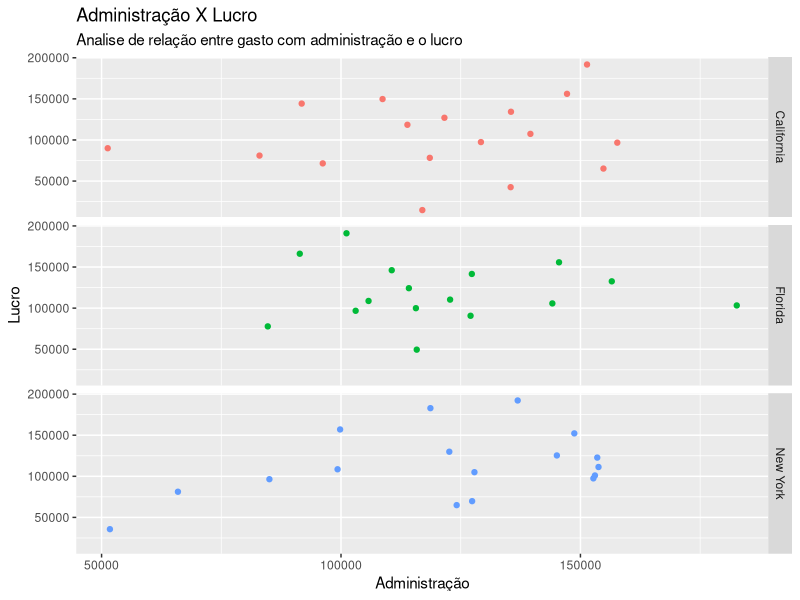
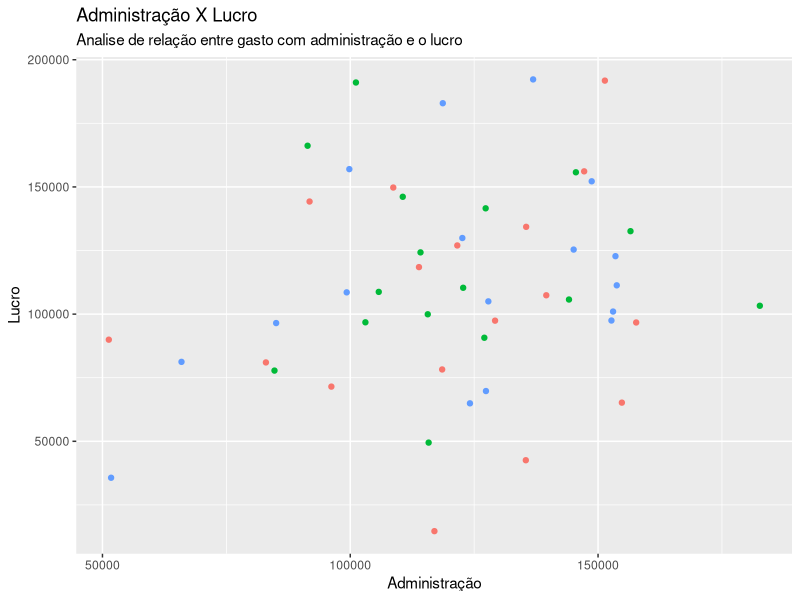
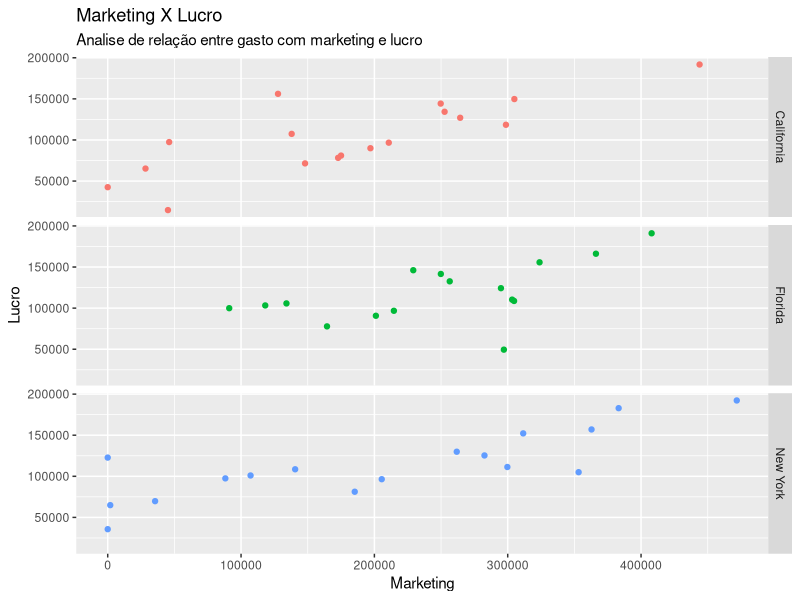
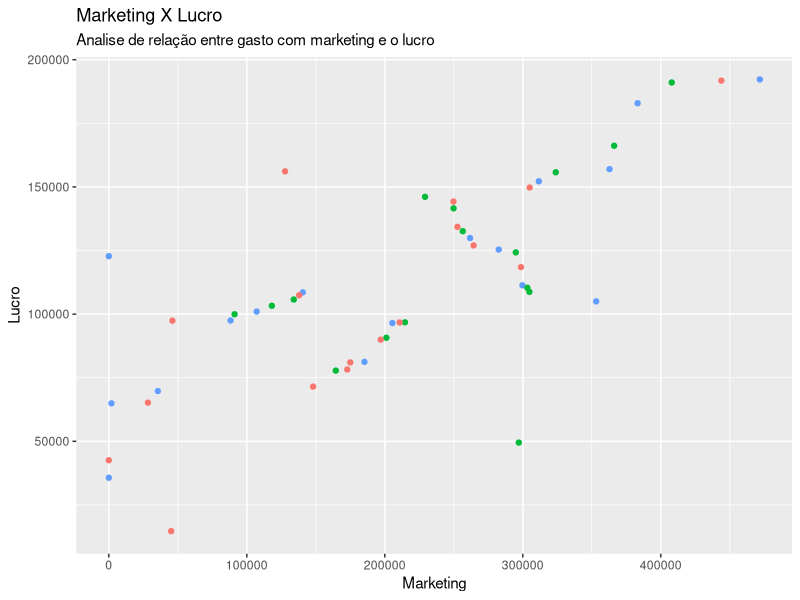
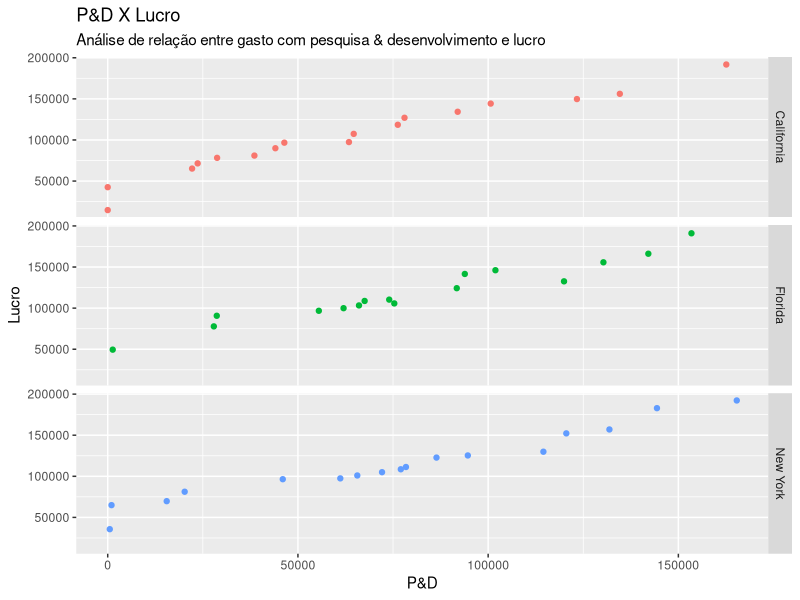
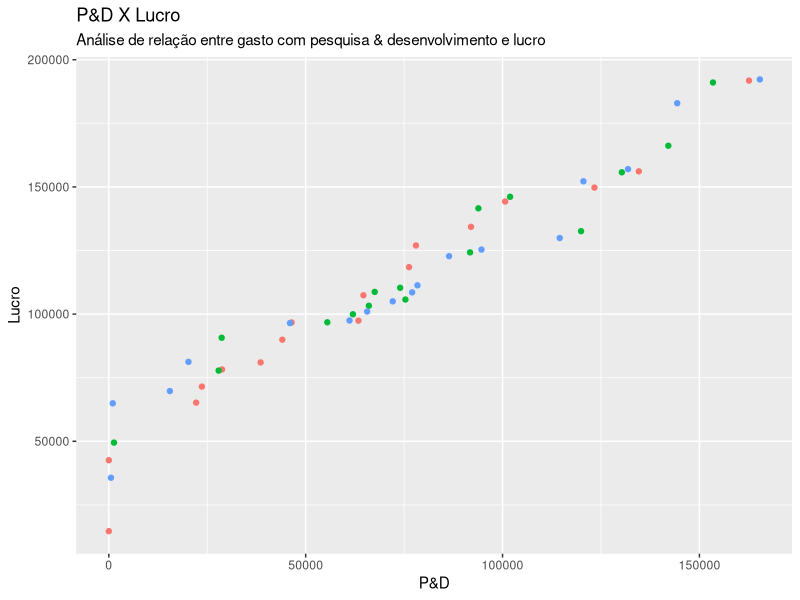
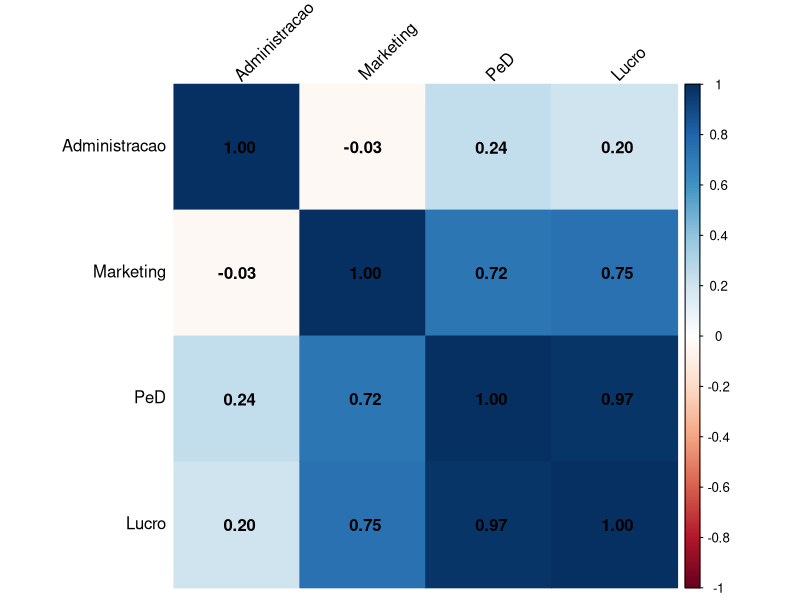
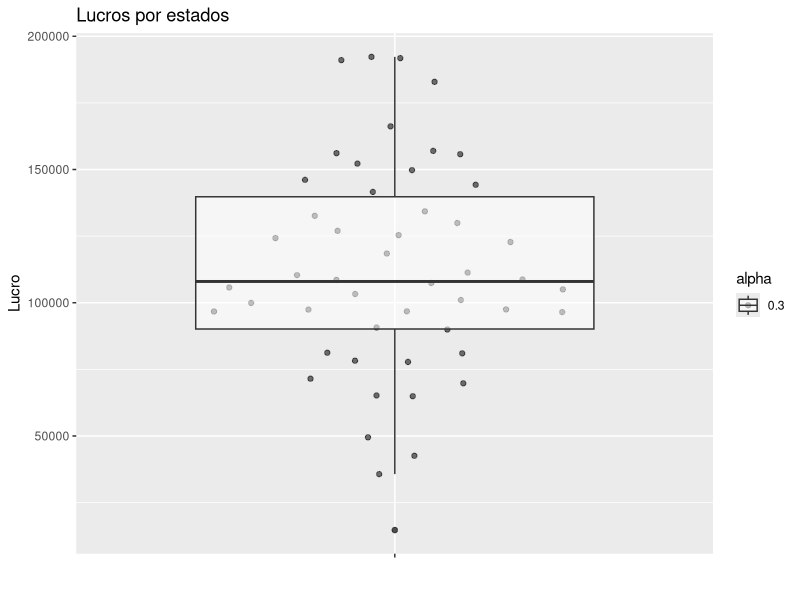

Write the R code that produced these figures, in order.
## ---- chunk 1
library(tidyverse)
library(ggbeeswarm)
library(ggplot2)
library(corrplot)
library(caTools)
library(lmtest)
library(car)

knitr::opts_chunk$set(tidy = FALSE, fig.width = 8, fig.height = 6, echo = TRUE)

options(scipen = 999)

dataset = read_csv(here::here("data/50_startups.csv"),
                 col_types = "dddcd")

names(dataset)[names(dataset) == 'ReD'] <- 'PeD'
names(dataset)[names(dataset) == 'Administration'] <- 'Administracao'
names(dataset)[names(dataset) == 'State'] <- 'Estado'
names(dataset)[names(dataset) == 'Profit'] <- 'Lucro'
## ---- chunk 2
ggplot(data = dataset) +
    theme(legend.position="none")+
    geom_point(aes(x = Administracao, y = Lucro, color = Estado)) +
    facet_grid(Estado ~ .) +
    labs(x = "Administração", y = "Lucro", title = "Administração X Lucro", subtitle =  "Analise de relação entre gasto com administração e o lucro")
## ---- chunk 3
ggplot(data = dataset) +
    theme(legend.position="none")+
    geom_point(aes(x = Administracao, y = Lucro, color = Estado))+
    labs(x = "Administração", y = "Lucro", title = "Administração X Lucro", subtitle =  "Analise de relação entre gasto com administração e o lucro")
## ---- chunk 4
ggplot(data = dataset) +
    theme(legend.position="none")+
    geom_point(aes(x = Marketing, y = Lucro, color = Estado))+
    facet_grid(Estado ~ .) +
    labs(x = "Marketing", y = "Lucro", title = "Marketing X Lucro", subtitle =  "Analise de relação entre gasto com marketing e lucro")
## ---- chunk 5
ggplot(data = dataset) +
    theme(legend.position="none")+
    geom_point(aes(x = Marketing, y = Lucro, color= Estado))+
    labs(x = "Marketing", y = "Lucro", title = "Marketing X Lucro", subtitle =  "Analise de relação entre gasto com marketing e o lucro")
## ---- chunk 6
ggplot(data = dataset) +
    theme(legend.position="none")+
    geom_point(aes(x = PeD, y = Lucro, color = Estado)) +
    facet_grid(Estado ~ .) +
    labs(x = "P&D", y = "Lucro", title = "P&D X Lucro", subtitle =  "Análise de relação entre gasto com pesquisa & desenvolvimento e lucro")
## ---- chunk 7
ggplot(data = dataset) +
    theme(legend.position="none")+
    geom_point(aes(x = PeD, y = Lucro, color = Estado)) +
    labs(x = "P&D", y = "Lucro", title = "P&D X Lucro", subtitle =  "Análise de relação entre gasto com pesquisa & desenvolvimento e lucro")
## ---- chunk 8
numerical_columns = dataset[c("PeD", "Lucro", "Administracao", "Marketing")]
corrplot(cor(numerical_columns), method="color",  
         order="hclust", 
         addCoef.col = "black", 
         tl.col="black", tl.srt=45, 
         sig.level = 0.01, insig = "blank"
         )
## ---- chunk 9
ggplot(data = dataset) +
    geom_quasirandom(aes(x = "" , y = Lucro, alpha = 0.3))+
    geom_boxplot(aes(x = "", y = Lucro, alpha = 0.3))+
    labs(x = "", y = "Lucro", title = "Lucros por estados")
## ---- chunk 10
ggplot(data = dataset) +
    geom_quasirandom(aes(x = Estado, y = Lucro, color = Estado, alpha = 0.3))+
    geom_boxplot(aes(x = Estado, y = Lucro, color = Estado, alpha = 0.3))+
    labs(x = "", y = "Lucro", title = "Lucros por estados")
## ---- chunk 11
dataset$Estado = factor(dataset$Estado,
                       levels = c('New York', 'California', 'Florida'),
                       labels = c(1, 2, 3))

dataset$Estado <- as.numeric(levels(dataset$Estado)[dataset$Estado])
## ---- chunk 12
set.seed(100)
split = sample.split(dataset$Lucro, SplitRatio = 0.8)

training_set = subset(dataset, split == TRUE)
test_set = subset(dataset, split == FALSE)
## ---- chunk 13
regressor = lm(formula = Lucro ~ .,
               data = training_set)
summary(regressor)
## ---- chunk 14
regressor = lm(formula = Lucro ~ Marketing + PeD + Estado,
               data = training_set)
summary(regressor)
## ---- chunk 15
regressor = lm(formula = Lucro ~ Marketing + PeD,
               data = training_set)
summary(regressor)
## ---- chunk 16
regressor = lm(formula = Lucro ~ PeD,
               data = training_set)
summary(regressor)
## ---- chunk 17
predicoes = predict(regressor)
residuos = residuals(regressor)

ggplot(training_set, aes(x = PeD, y = Lucro)) +
  geom_smooth(method = "lm", se = FALSE, color = "lightgrey") +     # regression line  
  geom_segment(aes(xend = PeD, yend = predicoes), alpha = .2) +     # draw line from point to line
  geom_point(aes(color = abs(residuos), size = abs(residuos))) +    # size of the points
  scale_color_continuous(low = "green", high = "red") +             # colour of the points mapped to residual size - green smaller, red larger
  guides(color = FALSE, size = FALSE) +                             # size legend removed
  geom_point(aes(y = predicoes), shape = 1) +
  theme_bw() 
## ---- chunk 18
plot(regressor, which=1, col=c("blue"))
## ---- chunk 19
plot(regressor, which=2, col=c("blue"))
## ---- chunk 20
plot(density(residuos))
## ---- chunk 21
shapiro.test(residuos)
## ---- chunk 22
plot(regressor, which=3, col=c("blue"))  # Scale-Location Plot
## ---- chunk 23
bptest(regressor)
## ---- chunk 24
durbinWatsonTest(regressor)
## ---- chunk 25
cooksd = cooks.distance(regressor)
cooksd
## ---- chunk 26
plot(cooksd)
## ---- chunk 27
dfbetas(regressor)
## ---- chunk 28
dffits(regressor)
## ---- chunk 29
test_set$Lucro_est <- predict(regressor, test_set)

ggplot(test_set)+
  aes(x = PeD)+
  geom_point(aes(y = Lucro)) +
  geom_line(aes(x = PeD, y = Lucro_est), color = "purple") +
  ggtitle('Verificação do Lucro estimado para o conjunto de teste')
## ---- chunk 30
  test_set[,c("PeD", "Lucro", "Lucro_est")]
## ---- chunk 31
caso <- data.frame(
  PeD = c(190150.89, 94712.60, 75642.33)
)
## ---- chunk 32
predict(regressor, newdata = caso)
